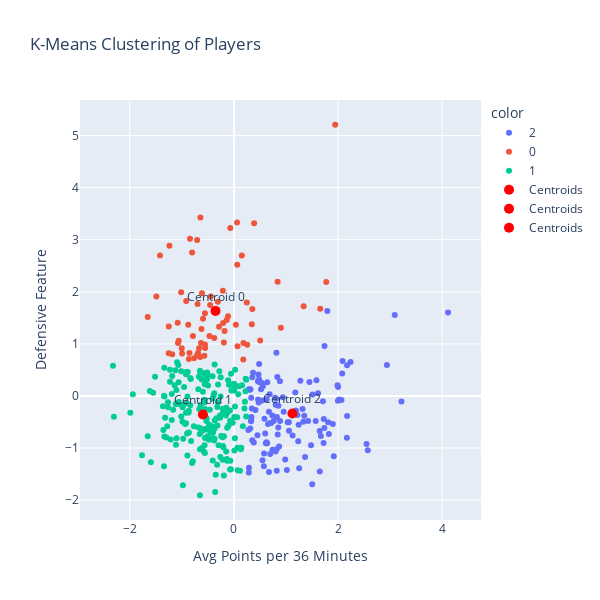

Source (notebook cell):
### Code cell
optimal_k = 3
kmeans = KMeans(n_clusters=optimal_k, random_state=42)
df['Cluster'] = kmeans.fit_predict(features)

fig = px.scatter(
    df,
    x='avg36pts',
    y='defense_features',
    color=df['Cluster'].astype(str),
    hover_data={
        'Player': True, 
        'avg36pts': True,  
        'defense_features': True,  
        'Cluster': True,  
    },
    title='K-Means Clustering of Players',
    labels={'avg36pts': 'Avg Points per 36 Minutes', 'defense_features': 'Defensive Feature', 'Cluster': 'Cluster'}
)

centroids = kmeans.cluster_centers_
for i, (x, y) in enumerate(centroids):
    fig.add_scatter(
        x=[x], y=[y], mode='markers+text', 
        marker=dict(size=10, color='red'),
        text=[f'Centroid {i}'], textposition='top center', name='Centroids'
    )


fig.update_layout(
    xaxis=dict(scaleanchor="y", title='Avg Points per 36 Minutes'),
    yaxis=dict(title='Defensive Feature'),
    width=600,  
    height=600 
)
fig.show()

### Figure 1 — Plotly figure (JSON) as saved in the notebook; plotly's stock layout.template omitted (floating-point values rounded to 4 significant figures; data arrays with more than 128 entries replaced by an {"elided": "..."} marker saying what was removed)
{"data": [{"customdata": {"elided": "124x2 mixed values"}, "hovertemplate": "color=2<br>Avg Points per 36 Minutes=%{x}<br>Defensive Feature=%{y}<br>Player=%{customdata[0]}<br>Cluster=%{customdata[1]}<extra></extra>", "legendgroup": "2", "marker": {"color": "#636efa", "symbol": "circle"}, "mode": "markers", "name": "2", "orientation": "v", "showlegend": true, "type": "scatter", "x": [4.112, 3.218, 2.938, 3.089, 2.571, 2.169, 2.0, 2.174, 2.087, 2.174, 2.548, 2.24, 2.066, 1.738, 1.997, 1.899, 2.021, 1.722, 1.351, 1.65, 2.08, 1.726, 1.74, 1.809, 1.709, 1.99, 1.647, 1.426, 1.585, 1.504, 1.794, 1.319, 1.918, 1.671, 1.571, 1.481, 1.615, 1.45, 0.8414, 1.244, 1.19, 1.254, 1.332, 1.367, 1.277, 1.189, 1.059, 1.151, 0.8533, 1.236, 0.8222, 1.033, 0.7159, 0.8841, 0.5762, 1.18, 1.824, 0.7376, 0.6847, 0.7648, 0.5866, 1.127, 0.9564, 0.6732, 0.4762, 0.8228, 0.985, 0.8027, 0.5217, 0.6007, 0.3033, 0.5569, 1.193, 0.3821, 0.2783, 0.741, 0.6381, 0.6145, 0.6411, 0.6556, 1.055, 0.4835, 1.018, 0.6872, 0.8259, 0.4146, 0.3339, 0.8872, 0.8001, 0.6735, 0.3537, 0.3182, 0.6265, 0.8537, 0.3281, 0.4533, 0.8161, 0.314, 0.5491, 0.3375, 0.286, 0.3454, 1.509, 0.5475, 0.7928, 0.5385, 0.4617, 0.3683, 1.218, 0.8672, 0.6292, 0.3323, 0.834, 0.4847, 0.9391, 0.8134, 0.4727, 0.5798, 0.2891, 0.6973, 0.4906, 0.4656, 0.3547, 0.286], "xaxis": "x", "y": [1.601, -0.1063, 0.5965, 1.552, -1.045, -0.8033, 0.1708, -0.3864, 0.6689, 0.5877, -0.9217, 0.6508, -0.07678, -0.6171, -0.09069, -0.5373, -0.06976, -0.9047, -0.3789, -1.45, 0.4327, -0.4445, 0.9579, -0.5071, -0.1024, 0.2039, -0.6743, -0.4803, 0.3011, -1.697, 1.632, -0.2522, -1.16, -0.7699, -0.4824, -0.946, 0.05187, 0.2671, -0.74, -0.5549, -0.279, -1.389, -0.4948, -1.173, 0.2931, -0.3359, -0.6687, -0.3224, -0.6061, -0.8709, -1.023, -0.5071, -0.5205, 0.2844, -1.352, 0.06838, -0.7323, -0.3755, -0.5253, -0.4824, -0.4384, -0.759, -0.3052, -0.3018, -0.124, -1.437, -1.221, -0.1697, 0.1279, -0.7198, 0.1201, 0.1866, -0.3476, -0.8916, -0.6518, -1.031, -0.9093, -0.9093, 0.265, -0.5373, -0.5066, 0.3217, -1.423, 0.03286, -0.4042, -0.2676, -0.4644, -0.4829, -1.065, -1.461, -0.8524, 0.1279, -0.8876, -0.187, -0.4876, -0.7524, 0.8315, -0.624, -1.233, -0.4042, -1.469, -0.2431, 0.02829, -0.08723, -0.03604, 0.2467, 0.2844, 0.4472, -0.3682, -0.9711, -0.06412, -0.03604, 0.3618, 0.6116, -0.0268, -0.05561, 0.4103, -1.107, -1.379, -1.114, 0.2638, -0.06775, 0.3573, 0.1279], "yaxis": "y"}, {"customdata": {"elided": "68x2 mixed values"}, "hovertemplate": "color=0<br>Avg Points per 36 Minutes=%{x}<br>Defensive Feature=%{y}<br>Player=%{customdata[0]}<br>Cluster=%{customdata[1]}<extra></extra>", "legendgroup": "0", "marker": {"color": "#EF553B", "symbol": "circle"}, "mode": "markers", "name": "0", "orientation": "v", "showlegend": true, "type": "scatter", "x": [1.773, 1.945, 1.657, 0.9018, 1.34, 0.8395, 0.5053, 0.1804, -0.2062, 0.1832, -0.2112, -0.3074, 0.03796, -0.1917, -0.1375, 0.06047, -0.5525, -0.2845, -0.6132, 0.06437, -0.1122, -0.4567, -0.6223, -0.8531, 0.3537, -0.6429, 0.2473, -0.9159, -0.6471, -0.6881, -0.444, 0.3438, -0.3775, -0.9947, -0.06862, 0.06985, -0.7646, -0.5556, -0.632, 0.3881, -0.179, -0.4684, -1.25, -1.488, -0.5929, 0.1521, -1.073, -0.8767, -1.419, -1.012, -0.6977, -0.5667, 0.2554, -1.251, -0.7866, -0.8022, -0.555, -1.06, -1.079, -1.238, -0.7066, -0.7066, -0.8427, -0.6681, -1.655, -0.8639, -1.001, -1.185], "xaxis": "x", "y": [2.189, 5.207, 1.674, 1.31, 1.724, 2.191, 1.067, 0.6992, 1.4, 1.015, 2.021, 1.806, 1.365, 1.028, 1.458, 3.332, 0.9217, 1.327, 1.973, 2.52, 1.529, 1.747, 1.283, 0.825, 1.668, 3.428, 1.795, 1.821, 0.7475, 0.8241, 1.911, 1.377, 1.111, 0.8134, 3.226, 0.956, 0.722, 1.587, 1.015, 3.317, 1.248, 1.151, 1.333, 1.909, 1.484, 2.699, 1.015, 1.365, 2.696, 1.99, 1.765, 0.7701, 0.9822, 0.8197, 1.151, 2.754, 0.9887, 1.059, 1.408, 2.884, 0.7828, 2.993, 3.02, 0.9154, 1.514, 0.708, 0.9154, 0.7988], "yaxis": "y"}, {"customdata": {"elided": "194x2 mixed values"}, "hovertemplate": "color=1<br>Avg Points per 36 Minutes=%{x}<br>Defensive Feature=%{y}<br>Player=%{customdata[0]}<br>Cluster=%{customdata[1]}<extra></extra>", "legendgroup": "1", "marker": {"color": "#00cc96", "symbol": "circle"}, "mode": "markers", "name": "1", "orientation": "v", "showlegend": true, "type": "scatter", "x": {"elided": "194 float values"}, "xaxis": "x", "y": {"elided": "194 float values"}, "yaxis": "y"}, {"marker": {"color": "red", "size": 10}, "mode": "markers+text", "name": "Centroids", "text": ["Centroid 0"], "textposition": "top center", "type": "scatter", "x": [-0.353], "y": [1.633]}, {"marker": {"color": "red", "size": 10}, "mode": "markers+text", "name": "Centroids", "text": ["Centroid 1"], "textposition": "top center", "type": "scatter", "x": [-0.5943], "y": [-0.3577]}, {"marker": {"color": "red", "size": 10}, "mode": "markers+text", "name": "Centroids", "text": ["Centroid 2"], "textposition": "top center", "type": "scatter", "x": [1.123], "y": [-0.336]}], "layout": {"height": 600, "legend": {"title": {"text": "color"}, "tracegroupgap": 0}, "title": {"text": "K-Means Clustering of Players"}, "width": 600, "xaxis": {"anchor": "y", "domain": [0, 1], "scaleanchor": "y", "title": {"text": "Avg Points per 36 Minutes"}}, "yaxis": {"anchor": "x", "domain": [0, 1], "title": {"text": "Defensive Feature"}}}}
